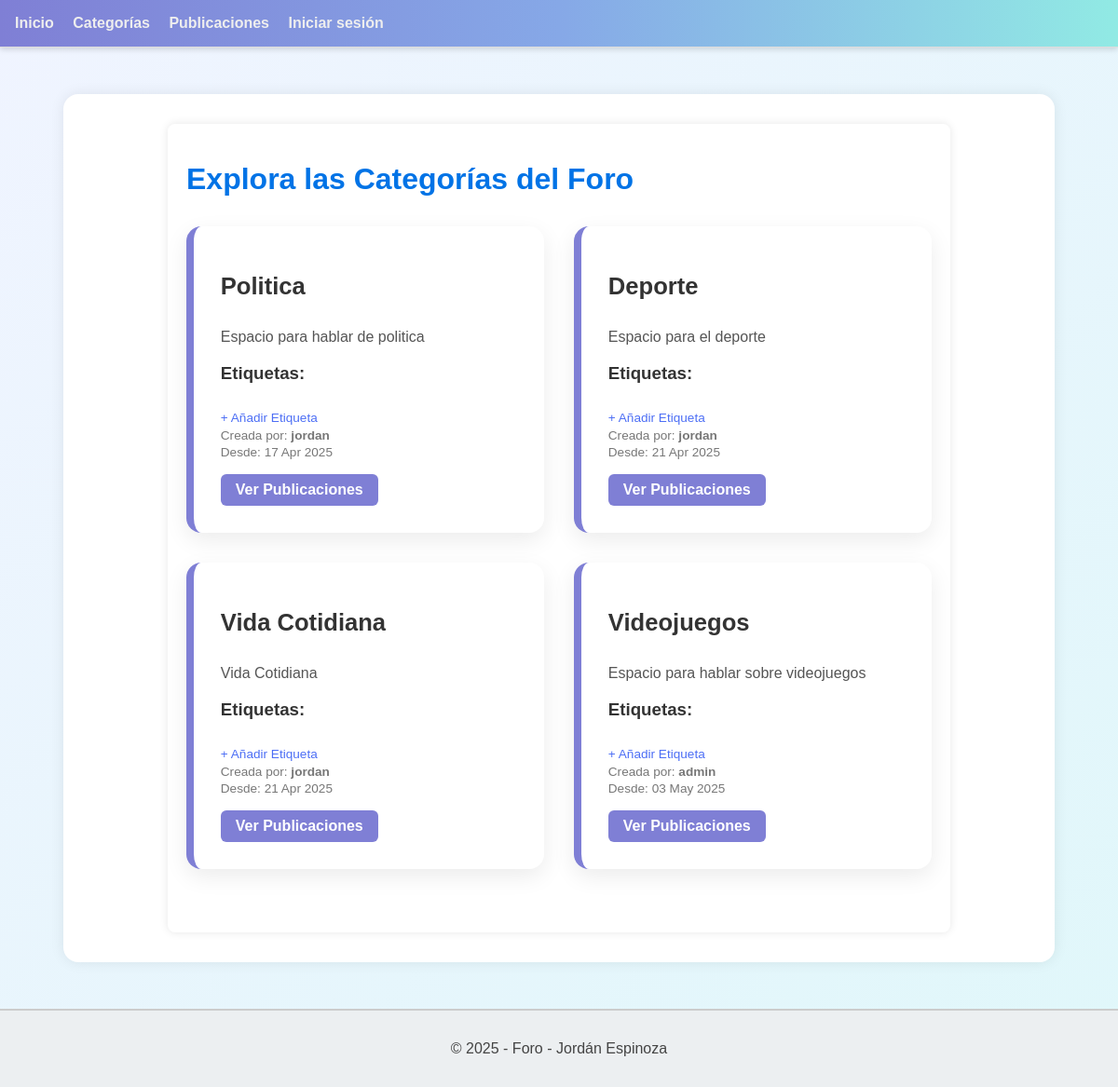
/foro/categorias/listar/, run on the app's committed database.
### foro_aplicacion/models.py (models this page shows, shortened)
class Categoria(models.Model):
    nombre = models.CharField(max_length=50)
    descripcion = models.TextField(blank=True)
    fecha_creacion = models.DateTimeField(auto_now_add=True)
    usuario = models.ForeignKey(Usuario, on_delete=models.CASCADE, related_name='categorias')

class Usuario(AbstractUser):
    correo = models.EmailField(max_length=100, unique=True)
    es_admin = models.BooleanField(default=False)
    es_baneado = models.BooleanField(default=False)
    es_moderador = models.BooleanField(default=False)
    es_autor = models.BooleanField(default=False)
    reputacion = models.IntegerField(default=0)
    avatar = models.ImageField(upload_to='avatars/', blank=True, null=True)
    class Meta:
        verbose_name = 'Usuario'
        verbose_name_plural = 'Usuarios'

### foro_aplicacion/views.py (the view)
# urls.py: path('categorias/listar/', CategoriaListView.as_view(), name='listar'),
class CategoriaListView(ListView):
    model = Categoria
    template_name = 'categorias/listar.html'
    def get_context_data(self, **kwargs):
        context = super().get_context_data(**kwargs)
        context['etiquetas'] = Etiqueta.objects.all()
        return context

### foro_aplicacion/templates/categorias/listar.html (shortened to what this page needs)
{% extends 'template_base.html' %}
{% block body %}
<div class="container">
    <h1 class="titulo">Explora las Categorías del Foro</h1>
    <div class="categoria-lista">
        {% for categoria in object_list %}
            <div class="categoria-card">
                <div class="categoria-header">
                    <h2 class="nombre">{{ categoria.nombre }}</h2>
                </div>
                <p class="descripcion">{{ categoria.descripcion|default:"Sin descripción" }}</p>
                <div class="etiquetas-wrapper">
                    <h3>Etiquetas:</h3>
                    <a href="{% url 'crear_etiqueta' %}" class="crear-etiqueta-link">+ Añadir Etiqueta</a>
                </div>
                <p class="autor">Creada por: <strong>{{ categoria.usuario.username }}</strong></p>
                <p class="fecha">Desde: {{ categoria.fecha_creacion|date:"d M Y" }}</p>
                <div class="botones-categoria">
                    <a href="{% url 'publicaciones_por_categoria' categoria.id %}" class="btn btn-publicaciones">Ver Publicaciones</a>
                </div>
            </div>
        {% empty %}
            <p class="sin-categorias">No hay categorías disponibles.</p>
        {% endfor %}
    </div>
</div>
{% endblock %}

### static/css/styles.css (style rules this page uses)
body { margin: 0; padding: 0; background: linear-gradient(135deg, #f0f4ff, #e0f7fa); color: #333; font-family: 'Segoe UI', Tahoma, Geneva, Verdana, sans-serif; }
body { font-family: Arial, sans-serif; background-color: #f4f4f4; color: #333; }
.container { max-width: 800px; margin: 0 auto; padding: 20px; background-color: #fff; box-shadow: 0 0 10px rgba(0, 0, 0, 0.1); border-radius: 8px; }
.titulo { font-size: 2em; margin-bottom: 20px; color: #0073e6; }
.btn { background-color: #0073e6; color: #fff; padding: 10px 20px; border: none; border-radius: 4px; cursor: pointer; font-size: 1em; }
.categoria-lista { display: grid; grid-template-columns: repeat(auto-fill, minmax(340px, 1fr)); gap: 2rem; margin-top: 2rem; }
.categoria-card { background: #ffffff; border-left: 8px solid #7f7fd5; padding: 1.8rem; border-radius: 16px; box-shadow: 0 8px 24px rgba(0, 0, 0, 0.08); transition: transform 0.3s ease, box-shadow 0.3s ease; }
.categoria-header { display: flex; justify-content: space-between; align-items: center; margin-bottom: 0.8rem; }
.categoria-card .nombre { font-size: 1.6rem; font-weight: bold; color: #333; }
.descripcion { font-size: 1rem; color: #555; margin-bottom: 1rem; }
.etiquetas-wrapper { margin-top: 1rem; }
.crear-etiqueta-link { font-size: 0.85rem; color: #4c6ef5; text-decoration: none; }
.autor, .fecha { font-size: 0.85rem; color: #777; margin: 0.2rem 0; }
.botones-categoria { margin-top: 1rem; }
a.btn { display: inline-block; padding: 0.5rem 1rem; border-radius: 6px; font-weight: bold; text-decoration: none; transition: all 0.3s ease; }
.btn-publicaciones { background-color: #7f7fd5; color: white; }
h2 { font-size: 24px; font-weight: bold; margin-bottom: 15px; color: #333; }

### data on the page
Categoria: nombre "Politica", descripcion "Espacio para hablar de politica", usuario.username "jordan", fecha_creacion "17 Apr 2025"
Categoria: nombre "Deporte", descripcion "Espacio para el deporte", usuario.username "jordan", fecha_creacion "21 Apr 2025"
Categoria: nombre "Vida Cotidiana", descripcion "Vida Cotidiana", usuario.username "jordan", fecha_creacion "21 Apr 2025"
Categoria: nombre "Videojuegos", descripcion "Espacio para hablar sobre videojuegos", usuario.username "admin", fecha_creacion "03 May 2025"
